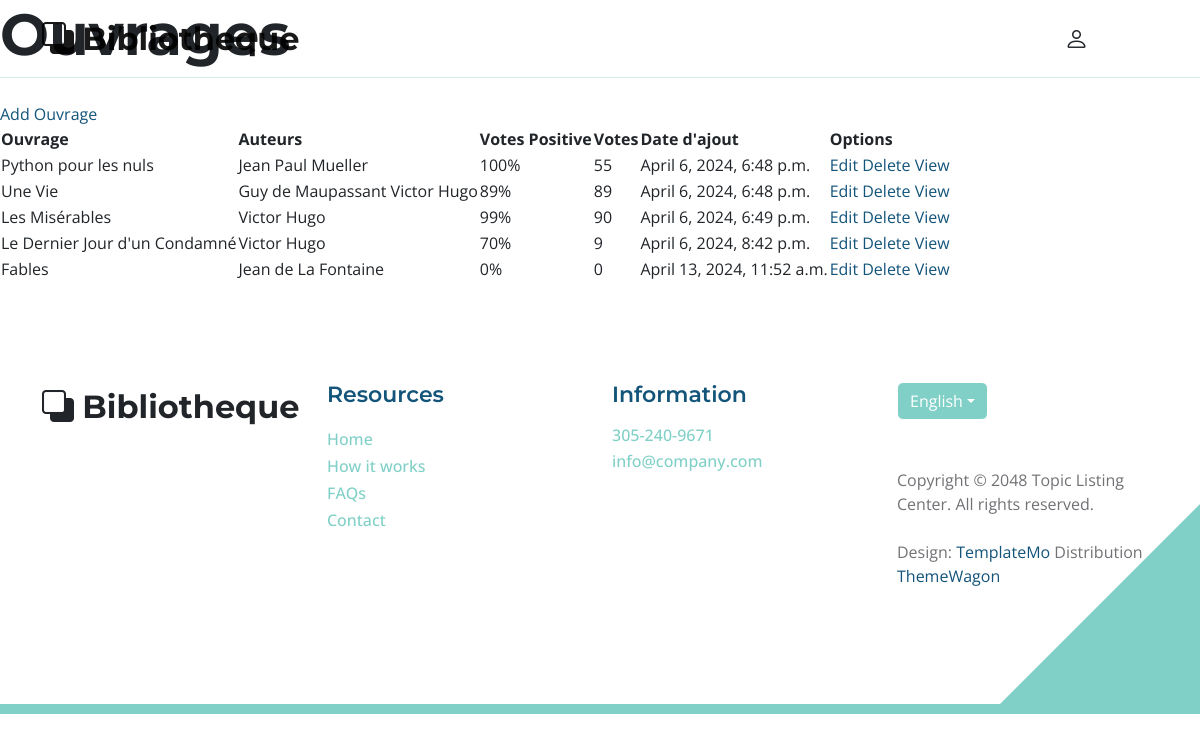
Before: /ouvrages with the older database file.
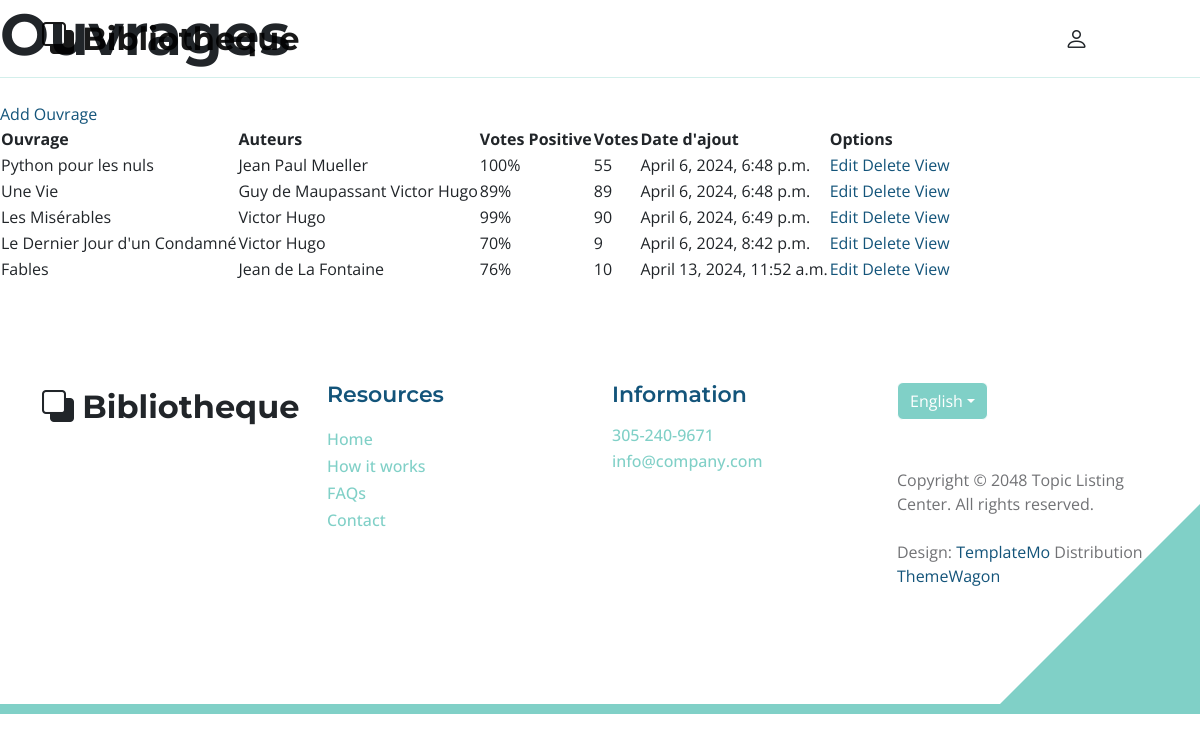
After: the same page with the newer database file.
### ouvrages/models.py (models this page shows, shortened)
class Ouvrage(models.Model):
    id = models.UUIDField(default=uuid.uuid4, unique=True, primary_key=True, editable=False)
    titre = models.CharField(max_length=200)
    auteurs = models.ManyToManyField('Auteur', blank=True)
    featured_image = models.ImageField(null=True, blank=True, default="default.jpg")
    description = models.TextField(blank=True)
    categories = models.ManyToManyField('Categorie', blank=True)
    recommended = models.BooleanField(default=False, blank=True)
    exemplaires_total = models.IntegerField(default=0, null=True, blank=True)
    vote_total = models.IntegerField(default=0, null=True, blank=True)
    vote_ratio = models.IntegerField(default=0, null=True, blank=True)
    date_achat = models.DateTimeField(auto_now_add=True)

### ouvrages/views.py (the view)
# urls.py: path("",include('ouvrages.urls'))
def ouvrages(request):
    ouvrages = Ouvrage.objects.all()
    context = {'ouvrages': ouvrages}
    return render(request, 'ouvrages/ouvrages.html', context)

### ouvrages/models.py (called while the page is built)
    def __str__(self):
        return f"{self.nomComplet}"

### ouvrages/templates/ouvrages/ouvrages.html
{% extends "main.html" %}
{% block content%}
{% load static %}
<h1>Ouvrages</h1>
<br>
<a href="{% url 'ouvrages:create-ouvrage'%}">Add Ouvrage</a>
<br>
<table>
    <tr>
        <th>Ouvrage</th>
        <th>Auteurs</th>
        <th>Votes Positive</th>
        <th>Votes</th>
        <th>Date d'ajout</th>
        <th>Options</th>
    </tr>
    {% for ouvrage in ouvrages%}
        <tr>
            <td>{{ouvrage.titre}}</td>
            <td>{%for auteur in ouvrage.auteurs.all%}
                    {{auteur}}
                {%endfor%}
            </td>
            <td>{{ouvrage.vote_ratio}}%</td>
            <td>{{ouvrage.vote_total}}</td>
            <td>{{ouvrage.date_achat}}</td>
            <td><a href="{% url 'ouvrages:update-ouvrage' ouvrage.id%}">Edit</a>
            <a href="{% url 'ouvrages:delete-ouvrage' ouvrage.id%}">Delete</a>
            <a href="{% url 'ouvrages:ouvrage' ouvrage.id%}">View</a></td>
        </tr>
    {% endfor %}
</table>
{% endblock content%}

Changed rows visible on the page:
changed Ouvrage "Fables": vote_ratio "0" → "76"; vote_total "0" → "10"
